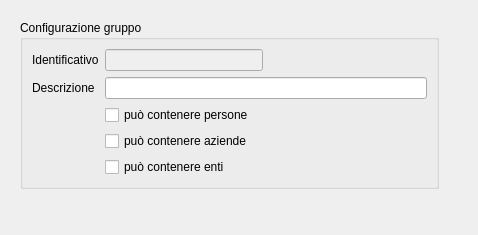
<?xml version="1.0" encoding="UTF-8"?>
<ui version="4.0">
 <class>MainWindow</class>
 <widget class="QMainWindow" name="MainWindow">
  <property name="geometry">
   <rect>
    <x>0</x>
    <y>0</y>
    <width>478</width>
    <height>235</height>
   </rect>
  </property>
  <property name="windowTitle">
   <string>Gestione gruppi soggetto</string>
  </property>
  <property name="searchcolumns" stdset="0">
   <string>persona,azienda,ente,descrizione</string>
  </property>
  <widget class="QWidget" name="centralwidget">
   <widget class="QGroupBox" name="groupBox">
    <property name="geometry">
     <rect>
      <x>20</x>
      <y>20</y>
      <width>419</width>
      <height>169</height>
     </rect>
    </property>
    <property name="title">
     <string>Configurazione gruppo</string>
    </property>
    <layout class="QGridLayout" name="gridLayout">
     <item row="0" column="0">
      <widget class="QLabel" name="label">
       <property name="text">
        <string>Identificativo</string>
       </property>
      </widget>
     </item>
     <item row="0" column="1">
      <widget class="QLineEdit" name="lineEdit">
       <property name="enabled">
        <bool>false</bool>
       </property>
       <property name="column" stdset="0">
        <string>id</string>
       </property>
      </widget>
     </item>
     <item row="0" column="2">
      <spacer name="horizontalSpacer">
       <property name="orientation">
        <enum>Qt::Horizontal</enum>
       </property>
       <property name="sizeHint" stdset="0">
        <size>
         <width>138</width>
         <height>20</height>
        </size>
       </property>
      </spacer>
     </item>
     <item row="1" column="0">
      <widget class="QLabel" name="label_2">
       <property name="text">
        <string>Descrizione</string>
       </property>
      </widget>
     </item>
     <item row="1" column="1" colspan="2">
      <widget class="QLineEdit" name="lineEdit_2">
       <property name="column" stdset="0">
        <string>descrizione</string>
       </property>
      </widget>
     </item>
     <item row="2" column="0" rowspan="3">
      <spacer name="verticalSpacer">
       <property name="orientation">
        <enum>Qt::Vertical</enum>
       </property>
       <property name="sizeHint" stdset="0">
        <size>
         <width>20</width>
         <height>52</height>
        </size>
       </property>
      </spacer>
     </item>
     <item row="2" column="1" colspan="2">
      <widget class="QCheckBox" name="checkBox">
       <property name="text">
        <string>può contenere persone</string>
       </property>
       <property name="column" stdset="0">
        <string>persona</string>
       </property>
      </widget>
     </item>
     <item row="3" column="1" colspan="2">
      <widget class="QCheckBox" name="checkBox_2">
       <property name="text">
        <string>può contenere aziende</string>
       </property>
       <property name="column" stdset="0">
        <string>azienda</string>
       </property>
      </widget>
     </item>
     <item row="4" column="1" colspan="2">
      <widget class="QCheckBox" name="checkBox_3">
       <property name="text">
        <string>può contenere enti</string>
       </property>
       <property name="column" stdset="0">
        <string>ente</string>
       </property>
      </widget>
     </item>
    </layout>
   </widget>
  </widget>
 </widget>
 <resources/>
 <connections/>
</ui>
